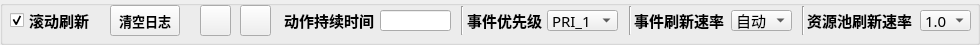
    <widget class="QGroupBox" name="groupBox_4">
     <property name="sizePolicy">
      <sizepolicy hsizetype="Expanding" vsizetype="Fixed">
       <horstretch>0</horstretch>
       <verstretch>0</verstretch>
      </sizepolicy>
     </property>
     <property name="minimumSize">
      <size>
       <width>935</width>
       <height>40</height>
      </size>
     </property>
     <property name="title">
      <string/>
     </property>
     <widget class="QCheckBox" name="cb_autoScroll">
      <property name="geometry">
       <rect>
        <x>10</x>
        <y>5</y>
        <width>121</width>
        <height>31</height>
       </rect>
      </property>
      <property name="font">
       <font>
        <family>宋体</family>
        <pointsize>11</pointsize>
        <weight>75</weight>
        <bold>true</bold>
       </font>
      </property>
      <property name="text">
       <string>滚动刷新</string>
      </property>
      <property name="checked">
       <bool>true</bool>
      </property>
     </widget>
     <widget class="QPushButton" name="pb_zoomIn">
      <property name="geometry">
       <rect>
        <x>200</x>
        <y>5</y>
        <width>31</width>
        <height>31</height>
       </rect>
      </property>
      <property name="text">
       <string/>
      </property>
      <property name="icon">
       <iconset resource="Icon.qrc">
        <normaloff>:/Resource/zoomIn.ico</normaloff>:/Resource/zoomIn.ico</iconset>
      </property>
     </widget>
     <widget class="QPushButton" name="pb_zoomOut">
      <property name="geometry">
       <rect>
        <x>240</x>
        <y>5</y>
        <width>31</width>
        <height>31</height>
       </rect>
      </property>
      <property name="text">
       <string/>
      </property>
      <property name="icon">
       <iconset resource="Icon.qrc">
        <normaloff>:/Resource/zoomOut.ico</normaloff>:/Resource/zoomOut.ico</iconset>
      </property>
     </widget>
     <widget class="QLabel" name="label_23">
      <property name="geometry">
       <rect>
        <x>807</x>
        <y>5</y>
        <width>131</width>
        <height>31</height>
       </rect>
      </property>
      <property name="font">
       <font>
        <family>宋体</family>
        <pointsize>11</pointsize>
        <weight>75</weight>
        <bold>true</bold>
       </font>
      </property>
      <property name="text">
       <string>资源池刷新速率</string>
      </property>
     </widget>
     <widget class="QComboBox" name="cb_TFShowTime">
      <property name="geometry">
       <rect>
        <x>920</x>
        <y>10</y>
        <width>51</width>
        <height>21</height>
       </rect>
      </property>
      <property name="font">
       <font>
        <family>宋体</family>
        <pointsize>11</pointsize>
       </font>
      </property>
      <item>
       <property name="text">
        <string>1.0</string>
       </property>
      </item>
      <item>
       <property name="text">
        <string>2.0</string>
       </property>
      </item>
      <item>
       <property name="text">
        <string>3.0</string>
       </property>
      </item>
      <item>
       <property name="text">
        <string>4.0</string>
       </property>
      </item>
      <item>
       <property name="text">
        <string>5.0</string>
       </property>
      </item>
     </widget>
     <widget class="QLabel" name="label_24">
      <property name="geometry">
       <rect>
        <x>634</x>
        <y>10</y>
        <width>111</width>
        <height>21</height>
       </rect>
      </property>
      <property name="font">
       <font>
        <family>宋体</family>
        <pointsize>11</pointsize>
        <weight>75</weight>
        <bold>true</bold>
       </font>
      </property>
      <property name="text">
       <string>事件刷新速率</string>
      </property>
     </widget>
     <widget class="Line" name="line_2">
      <property name="geometry">
       <rect>
        <x>795</x>
        <y>6</y>
        <width>16</width>
        <height>29</height>
       </rect>
      </property>
      <property name="orientation">
       <enum>Qt::Vertical</enum>
      </property>
     </widget>
     <widget class="QComboBox" name="cb_EventShowTime">
      <property name="geometry">
       <rect>
        <x>731</x>
        <y>10</y>
        <width>61</width>
        <height>21</height>
       </rect>
      </property>
      <property name="font">
       <font>
        <family>宋体</family>
        <pointsize>11</pointsize>
       </font>
      </property>
      <item>
       <property name="text">
        <string>自动</string>
       </property>
      </item>
      <item>
       <property name="text">
        <string>1.0</string>
       </property>
      </item>
      <item>
       <property name="text">
        <string>2.0</string>
       </property>
      </item>
      <item>
       <property name="text">
        <string>3.0</string>
       </property>
      </item>
      <item>
       <property name="text">
        <string>4.0</string>
       </property>
      </item>
      <item>
       <property name="text">
        <string>5.0</string>
       </property>
      </item>
     </widget>
     <widget class="QLabel" name="label_22">
      <property name="geometry">
       <rect>
        <x>467</x>
        <y>10</y>
        <width>91</width>
        <height>21</height>
       </rect>
      </property>
      <property name="font">
       <font>
        <family>宋体</family>
        <pointsize>11</pointsize>
        <weight>75</weight>
        <bold>true</bold>
       </font>
      </property>
      <property name="text">
       <string>事件优先级</string>
      </property>
     </widget>
     <widget class="QComboBox" name="cb_EventPriority">
      <property name="geometry">
       <rect>
        <x>547</x>
        <y>10</y>
        <width>71</width>
        <height>21</height>
       </rect>
      </property>
      <property name="font">
       <font>
        <family>宋体</family>
        <pointsize>11</pointsize>
       </font>
      </property>
      <property name="styleSheet">
       <string notr="true"/>
      </property>
      <item>
       <property name="text">
        <string>PRI_1</string>
       </property>
      </item>
      <item>
       <property name="text">
        <string>PRI_2</string>
       </property>
      </item>
      <item>
       <property name="text">
        <string>PRI_3</string>
       </property>
      </item>
      <item>
       <property name="text">
        <string>PRI_4</string>
       </property>
      </item>
      <item>
       <property name="text">
        <string>PRI_5</string>
       </property>
      </item>
     </widget>
     <widget class="Line" name="line">
      <property name="geometry">
       <rect>
        <x>622</x>
        <y>6</y>
        <width>16</width>
        <height>29</height>
       </rect>
      </property>
      <property name="orientation">
       <enum>Qt::Vertical</enum>
      </property>
     </widget>
     <widget class="Line" name="line_3">
      <property name="geometry">
       <rect>
        <x>454</x>
        <y>6</y>
        <width>16</width>
        <height>29</height>
       </rect>
      </property>
      <property name="orientation">
       <enum>Qt::Vertical</enum>
      </property>
     </widget>
     <widget class="QLabel" name="label_25">
      <property name="geometry">
       <rect>
        <x>284</x>
        <y>10</y>
        <width>121</width>
        <height>21</height>
       </rect>
      </property>
      <property name="font">
       <font>
        <family>宋体</family>
        <pointsize>11</pointsize>
        <weight>75</weight>
        <bold>true</bold>
       </font>
      </property>
      <property name="text">
       <string>动作持续时间</string>
      </property>
     </widget>
     <widget class="QLineEdit" name="Animation_duration">
      <property name="geometry">
       <rect>
        <x>380</x>
        <y>10</y>
        <width>71</width>
        <height>21</height>
       </rect>
      </property>
      <property name="font">
       <font>
        <pointsize>11</pointsize>
       </font>
      </property>
      <property name="text">
       <string/>
      </property>
     </widget>
     <widget class="QPushButton" name="pb_clear_log">
      <property name="geometry">
       <rect>
        <x>110</x>
        <y>5</y>
        <width>70</width>
        <height>31</height>
       </rect>
      </property>
      <property name="font">
       <font>
        <family>宋体</family>
        <pointsize>10</pointsize>
        <weight>75</weight>
        <bold>true</bold>
       </font>
      </property>
      <property name="text">
       <string>清空日志</string>
      </property>
     </widget>
    </widget>
